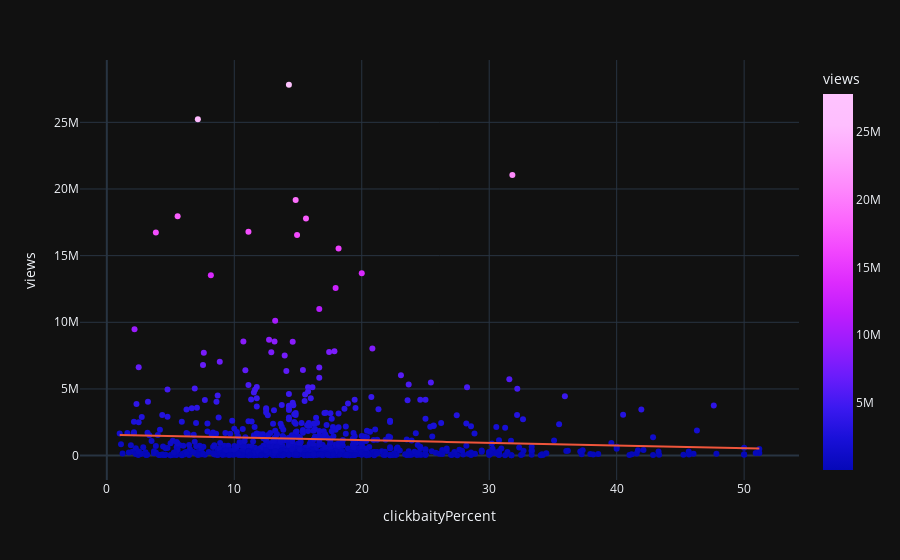

The notebook cell saved with this chart:
### Code cell
fig = px.scatter(
    df,
    x="clickbaityPercent",
    y="views",
    trendline="ols",
    color="views",
    color_continuous_scale="plotly3",
)
display(fig)
results = px.get_trendline_results(fig)

print(results.px_fit_results.iloc[0].summary())

### Figure 1 — Plotly figure (JSON) as saved in the notebook; plotly's stock layout.template omitted (floating-point values rounded to 4 significant figures; data arrays with more than 128 entries replaced by an {"elided": "..."} marker saying what was removed)
{"data": [{"hovertemplate": "clickbaityPercent=%{x}<br>views=%{marker.color}<extra></extra>", "legendgroup": "", "marker": {"color": {"elided": "913 int values"}, "coloraxis": "coloraxis", "symbol": "circle"}, "mode": "markers", "name": "", "orientation": "v", "showlegend": false, "type": "scatter", "x": {"elided": "913 float values"}, "xaxis": "x", "y": {"elided": "913 int values"}, "yaxis": "y"}, {"hovertemplate": "<b>OLS trendline</b><br>views = -20018 * clickbaityPercent + 1.55683e+06<br>R<sup>2</sup>=0.004444<br><br>clickbaityPercent=%{x}<br>views=%{y} <b>(trend)</b><extra></extra>", "legendgroup": "", "marker": {"symbol": "circle"}, "mode": "lines", "name": "", "showlegend": false, "type": "scatter", "x": {"elided": "913 float values"}, "xaxis": "x", "y": {"elided": "913 float values"}, "yaxis": "y"}], "layout": {"coloraxis": {"colorbar": {"title": {"text": "views"}}, "colorscale": [[0, "#0508b8"], [0.08333, "#1910d8"], [0.1667, "#3c19f0"], [0.25, "#6b1cfb"], [0.3333, "#981cfd"], [0.4167, "#bf1cfd"], [0.5, "#dd2bfd"], [0.5833, "#f246fe"], [0.6667, "#fc67fd"], [0.75, "#fe88fc"], [0.8333, "#fea5fd"], [0.9167, "#febefe"], [1, "#fec3fe"]]}, "legend": {"tracegroupgap": 0}, "margin": {"t": 60}, "xaxis": {"anchor": "y", "domain": [0, 1], "title": {"text": "clickbaityPercent"}}, "yaxis": {"anchor": "x", "domain": [0, 1], "title": {"text": "views"}}}}
